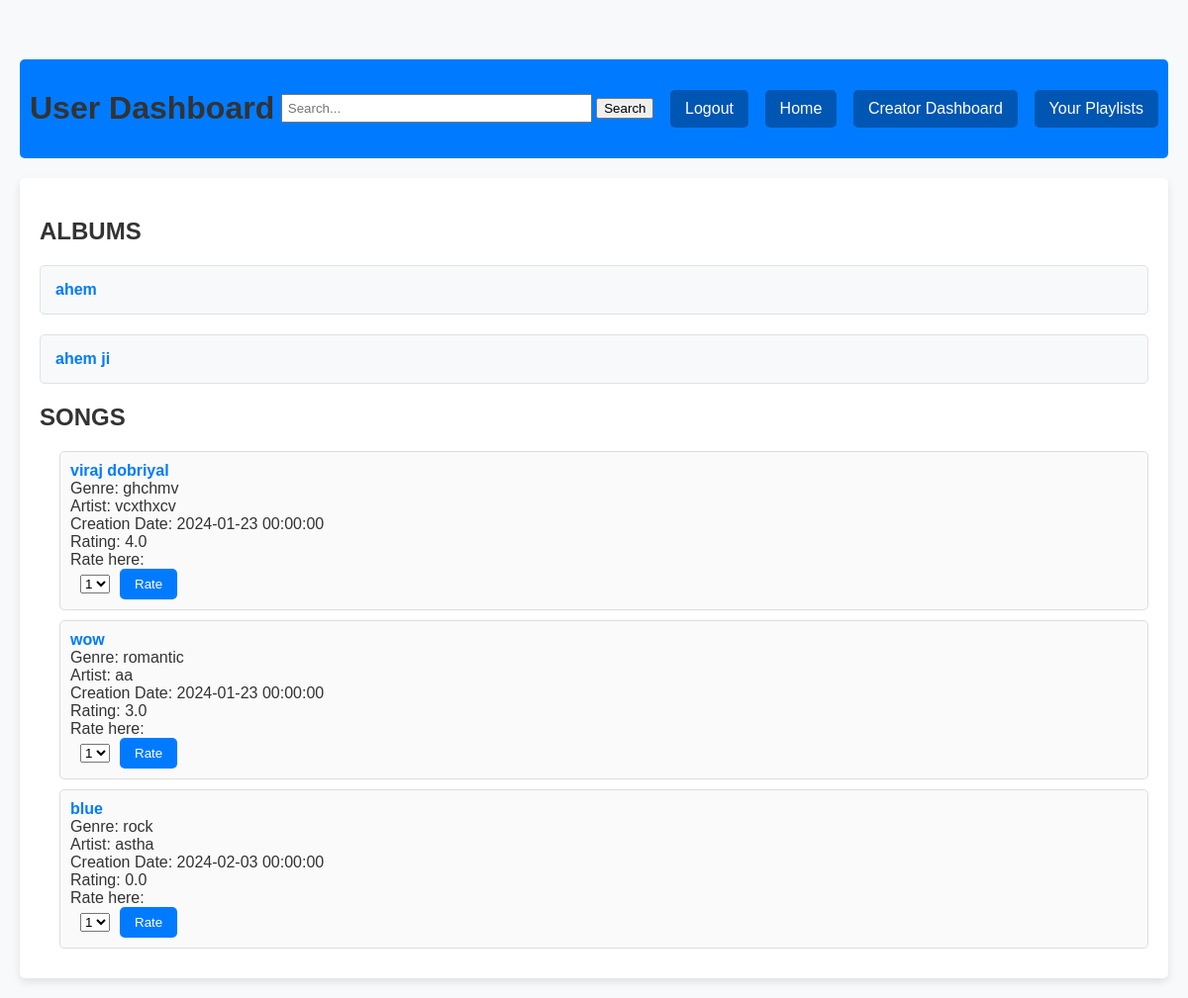
Page /user_dashboard (signed in) on the committed database.
### model.py (models this page shows)
class Album(db.Model, UserMixin):
    __tablename__ = "albums"
    id = db.Column(db.Integer, primary_key=True, autoincrement=True)
    name = db.Column(db.String(80), unique=True, nullable=False)
    flag=db.Column(db.Boolean(), default=False)
    songs = db.relationship('Song', back_populates='album')
    user_id = db.Column(db.Integer, db.ForeignKey('user.id'), nullable=False)
    user = db.relationship('User', back_populates='albums')

class Song(db.Model,UserMixin):
    __tablename__ = "songs"
    id = db.Column(db.Integer, primary_key=True, autoincrement=True)
    name = db.Column(db.String(80), unique=True, nullable=False)
    lyrics = db.Column(db.Text, nullable=False)
    creator_name = db.Column(db.String(80), nullable=False)
    creation_date = db.Column(db.DateTime, default=datetime.utcnow, nullable=False)
    rating= db.Column(db.Float, default=0.0)
    number=db.Column(db.Integer, default=0)
    genre = db.Column(db.String(120), nullable=False)
    flag=db.Column(db.Boolean(), default=False)
    album_id = db.Column(db.Integer, db.ForeignKey('albums.id'))
    album = db.relationship('Album', back_populates='songs')
    user_id = db.Column(db.Integer, db.ForeignKey('user.id'))
    user = db.relationship('User', back_populates='songs')

### app.py (the view)
@app.route("/user_dashboard", methods=["GET","POST"])
def user_dashboard():
    album=Album.query.all()
    song=Song.query.all()
    user=current_user
    return render_template('user_dashboard.html', album=album,user=user, song=song)

### app.py (called while the page is built)
@login_manager.user_loader
def load_user(user_id):
    return User.query.get(user_id)

### templates/user_dashboard.html (shortened to what this page needs)
<!DOCTYPE html>
<html lang="en">
<head>
</head>
<body>
    <div class="header">
        <h1>User Dashboard</h1>
        <form action="{{ url_for('search') }}" method="POST">
            <input class="form-control mr-sm-2 search-bar" type="text" name="query" placeholder="Search...">
            <button class="btn btn-outline-success my-2 my-sm-0" type="submit">Search</button>
        </form>
        <a href="{{url_for('logout')}}" class="logout-btn">Logout</a>
        <a href="{{url_for('user_dashboard')}}" class="home-btn">Home</a>
        {% if user.creator!="yes" %}
        <a href="{{url_for('register_creator')}}" class="creator-btn" onclick="return confirm('Are you sure you want to register as a creator?')">Creator</a>
        {% else %}
        <a href="{{url_for('creator_dashboard')}}" class="home-btn">Creator Dashboard</a>
        {% endif %}
        <a href="{{url_for('display_playlist', user_id=user.id)}}" class="creator-btn">Your Playlists</a>
    </div>
    <div class="content">
        <h2>ALBUMS</h2>
        {% if album|length == 0 %}
            <h3>No Album available</h3>
        {% else %}
            {% for a in album %}
                {% if a.flag==False %}
                    <div class="album">
                        <a href="/album_song/{{a.id}}">{{ a.name }}</a><br>
                    </div>
                {% endif %}
            {% endfor %}
        {% endif %}
        <h2>SONGS</h2>
        {% if song|length == 0 %}
            <h3>No Songs available</h3>
        {% else %}
            {% for s in song %}
                {% if s.flag==False %}
                    <li class="song">
                        <a href="/play_song/{{s.id}}">{{ s.name }}</a><br>
                        Genre: {{ s.genre }}<br>
                        Artist: {{ s.creator_name }}<br>
                        Creation Date: {{ s.creation_date }}<br>
                        Rating: {{ s.rating }}<br>
                        Rate here:
                        <form action="/rate_song/{{ s.id }}" method="post" class="rate-form">
                            <select name="rating">
                                <option value="1">1</option>
                            </select>
                            <button type="submit">Rate</button>
                        </form>
                    </li>
                {% endif %}
            {% endfor %}
        {% endif %}
    </div>
</body>
</html>

### templates/user_dashboard.html (style rules this page uses)
body { font-family: 'Arial', sans-serif; margin: 20px; background-color: #f8f9fa; color: #333; }
h1 { color: #333; }
.header { display: flex; justify-content: space-between; align-items: center; margin-bottom: 20px; background-color: #007bff; padding: 10px; border-radius: 5px; color: #fff; }
.search-bar { width: 300px; padding: 5px; }
.logout-btn, .home-btn, .creator-btn { padding: 10px 15px; margin-left: 10px; text-decoration: none; color: #fff; background-color: #0056b3; border: none; border-radius: 5px; cursor: pointer; transition: background-color 0.3s ease; }
.header { display: flex; justify-content: space-between; align-items: center; margin-bottom: 20px; background-color: #007bff; padding: 10px; border-radius: 5px; color: #fff; position: relative; z-index: 1000; margin-top: 60px; }
.content { background-color: #fff; padding: 20px; border-radius: 5px; box-shadow: 0 4px 8px rgba(0, 0, 0, 0.1); }
.album { background-color: #f8f9fa; border: 1px solid #dee2e6; border-radius: 5px; padding: 15px; margin-bottom: 20px; transition: background-color 0.3s ease; }
.album a { color: #007bff; text-decoration: none; font-weight: bold; }
.song { margin-left: 20px; margin-bottom: 10px; list-style: none; padding: 10px; border: 1px solid #ddd; border-radius: 5px; background-color: #fafafa; }
.song a { color: #007bff; text-decoration: none; font-weight: bold; }
.rate-form { display: flex; align-items: center; }
.rate-form select, .rate-form button { margin-left: 10px; }
.rate-form button { padding: 8px 15px; background-color: #007bff; color: #fff; border: none; border-radius: 5px; cursor: pointer; transition: background-color 0.3s ease; }

### rows in the picture
Album: name "ahem"
Album: name "ahem ji"
Song: name "viraj dobriyal", genre "ghchmv", creator_name "vcxthxcv", creation_date "2024-01-23 00:00:00", rating "4.0"
Song: name "wow", genre "romantic", creator_name "aa", creation_date "2024-01-23 00:00:00", rating "3.0"
Song: name "blue", genre "rock", creator_name "astha", creation_date "2024-02-03 00:00:00", rating "0.0"
